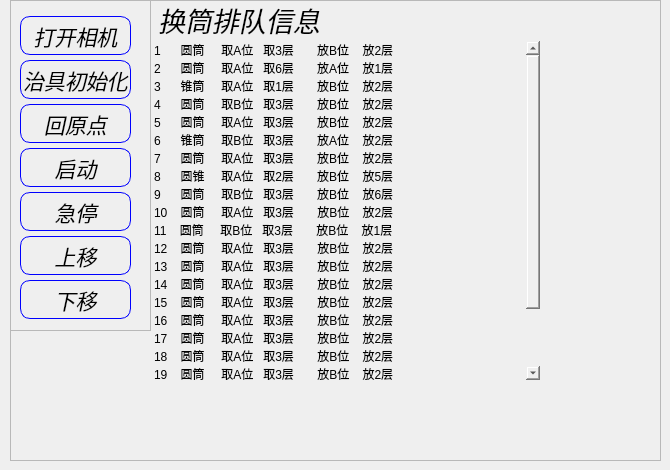
     <widget class="QWidget" name="window_auto_widget">
      <widget class="QFrame" name="frame_6">
       <property name="geometry">
        <rect>
         <x>10</x>
         <y>0</y>
         <width>651</width>
         <height>461</height>
        </rect>
       </property>
       <property name="frameShape">
        <enum>QFrame::StyledPanel</enum>
       </property>
       <property name="frameShadow">
        <enum>QFrame::Raised</enum>
       </property>
       <widget class="QListWidget" name="listWidget_3">
        <property name="geometry">
         <rect>
          <x>140</x>
          <y>40</y>
          <width>391</width>
          <height>341</height>
         </rect>
        </property>
        <property name="styleSheet">
         <string notr="true">background:transparent;</string>
        </property>
        <item>
         <property name="text">
          <string>1      圆筒     取A位   取3层       放B位    放2层       </string>
         </property>
        </item>
        <item>
         <property name="text">
          <string>2      圆筒     取A位   取6层       放A位    放1层       </string>
         </property>
        </item>
        <item>
         <property name="text">
          <string>3      锥筒     取A位   取1层       放B位    放2层       </string>
         </property>
        </item>
        <item>
         <property name="text">
          <string>4      圆筒     取B位   取3层       放B位    放2层       </string>
         </property>
        </item>
        <item>
         <property name="text">
          <string>5      圆筒     取A位   取3层       放B位    放2层       </string>
         </property>
        </item>
        <item>
         <property name="text">
          <string>6      锥筒     取B位   取3层       放A位    放2层       </string>
         </property>
        </item>
        <item>
         <property name="text">
          <string>7      圆筒     取A位   取3层       放B位    放2层       </string>
         </property>
        </item>
        <item>
         <property name="text">
          <string>8      圆锥     取A位   取2层       放B位    放5层       </string>
         </property>
        </item>
        <item>
         <property name="text">
          <string>9      圆筒     取B位   取3层       放B位    放6层       </string>
         </property>
        </item>
        <item>
         <property name="text">
          <string>10    圆筒     取A位   取3层       放B位    放2层       </string>
         </property>
        </item>
        <item>
         <property name="text">
          <string>11    圆筒     取B位   取3层       放B位    放1层       </string>
         </property>
        </item>
        <item>
         <property name="text">
          <string>12    圆筒     取A位   取3层       放B位    放2层       </string>
         </property>
        </item>
        <item>
         <property name="text">
          <string>13    圆筒     取A位   取3层       放B位    放2层       </string>
         </property>
        </item>
        <item>
         <property name="text">
          <string>14    圆筒     取A位   取3层       放B位    放2层       </string>
         </property>
        </item>
        <item>
         <property name="text">
          <string>15    圆筒     取A位   取3层       放B位    放2层       </string>
         </property>
        </item>
        <item>
         <property name="text">
          <string>16    圆筒     取A位   取3层       放B位    放2层       </string>
         </property>
        </item>
        <item>
         <property name="text">
          <string>17    圆筒     取A位   取3层       放B位    放2层       </string>
         </property>
        </item>
        <item>
         <property name="text">
          <string>18    圆筒     取A位   取3层       放B位    放2层       </string>
         </property>
        </item>
        <item>
         <property name="text">
          <string>19    圆筒     取A位   取3层       放B位    放2层       </string>
         </property>
        </item>
        <item>
         <property name="text">
          <string>20    圆筒     取A位   取3层       放B位    放2层       </string>
         </property>
        </item>
        <item>
         <property name="text">
          <string>21    圆筒     取A位   取3层       放B位    放2层       </string>
         </property>
        </item>
        <item>
         <property name="text">
          <string>22    圆筒     取A位   取3层       放B位    放2层       </string>
         </property>
        </item>
       </widget>
       <widget class="QLabel" name="label_123">
        <property name="geometry">
         <rect>
          <x>148</x>
          <y>4</y>
          <width>171</width>
          <height>31</height>
         </rect>
        </property>
        <property name="font">
         <font>
          <family>Arial</family>
          <pointsize>20</pointsize>
          <weight>50</weight>
          <italic>true</italic>
          <bold>false</bold>
         </font>
        </property>
        <property name="styleSheet">
         <string notr="true">color: rgb(0, 0, 0);</string>
        </property>
        <property name="text">
         <string>换筒排队信息</string>
        </property>
       </widget>
       <widget class="QFrame" name="frame_19">
        <property name="geometry">
         <rect>
          <x>0</x>
          <y>0</y>
          <width>141</width>
          <height>331</height>
         </rect>
        </property>
        <property name="frameShape">
         <enum>QFrame::StyledPanel</enum>
        </property>
        <property name="frameShadow">
         <enum>QFrame::Raised</enum>
        </property>
        <widget class="QPushButton" name="pushButton_10">
         <property name="geometry">
          <rect>
           <x>10</x>
           <y>280</y>
           <width>111</width>
           <height>39</height>
          </rect>
         </property>
         <property name="font">
          <font>
           <family>Arial</family>
           <pointsize>16</pointsize>
           <weight>50</weight>
           <italic>true</italic>
           <bold>false</bold>
          </font>
         </property>
         <property name="styleSheet">
          <string notr="true">QPushButton{
 background:transparent;
 color: rgb(0, 0, 0);
 border-style:outset;
 border:1px solid blue;
 border-radius:10px
}

QPushButton:hover{
 background-color: rgb(45, 104, 125);
 border-style: inset;
}

QPushButton:checked{ 
 background-color: rgb(6, 99, 130);
 color: blue;
}</string>
         </property>
         <property name="text">
          <string>下移</string>
         </property>
         <property name="icon">
          <iconset resource="../qrc/tupian/zz.qrc">
           <normaloff>:/z/down.png</normaloff>:/z/down.png</iconset>
         </property>
         <property name="iconSize">
          <size>
           <width>35</width>
           <height>26</height>
          </size>
         </property>
        </widget>
        <widget class="QPushButton" name="pushButton_7">
         <property name="geometry">
          <rect>
           <x>10</x>
           <y>192</y>
           <width>111</width>
           <height>39</height>
          </rect>
         </property>
         <property name="font">
          <font>
           <family>Arial</family>
           <pointsize>16</pointsize>
           <weight>50</weight>
           <italic>true</italic>
           <bold>false</bold>
          </font>
         </property>
         <property name="styleSheet">
          <string notr="true">QPushButton{
 background:transparent;
 color: rgb(0, 0, 0);
 border-style:outset;
 border:1px solid blue;
 border-radius:10px
}

QPushButton:hover{
 background-color: rgb(45, 104, 125);
 border-style: inset;
}

QPushButton:checked{ 
 background-color: rgb(6, 99, 130);
 color: blue;
}</string>
         </property>
         <property name="text">
          <string>急停</string>
         </property>
         <property name="icon">
          <iconset resource="../qrc/tupian/zz.qrc">
           <normaloff>:/z/stop1.png</normaloff>:/z/stop1.png</iconset>
         </property>
         <property name="iconSize">
          <size>
           <width>31</width>
           <height>48</height>
          </size>
         </property>
        </widget>
        <widget class="QPushButton" name="pushButton_6">
         <property name="geometry">
          <rect>
           <x>10</x>
           <y>148</y>
           <width>111</width>
           <height>39</height>
          </rect>
         </property>
         <property name="font">
          <font>
           <family>Arial</family>
           <pointsize>16</pointsize>
           <weight>50</weight>
           <italic>true</italic>
           <bold>false</bold>
          </font>
         </property>
         <property name="styleSheet">
          <string notr="true">QPushButton{
 background:transparent;
 color: rgb(0, 0, 0);
 border-style:outset;
 border:1px solid blue;
 border-radius:10px
}

QPushButton:hover{
 background-color: rgb(45, 104, 125);
 border-style: inset;
}

QPushButton:checked{ 
 background-color: rgb(6, 99, 130);
 color: blue;
}</string>
         </property>
         <property name="text">
          <string>启动</string>
         </property>
         <property name="icon">
          <iconset resource="../qrc/tupian/zz.qrc">
           <normaloff>:/z/start.png</normaloff>:/z/start.png</iconset>
         </property>
         <property name="iconSize">
          <size>
           <width>53</width>
           <height>29</height>
          </size>
         </property>
        </widget>
        <widget class="QPushButton" name="pushButton_14">
         <property name="geometry">
          <rect>
           <x>10</x>
           <y>16</y>
           <width>111</width>
           <height>39</height>
          </rect>
         </property>
         <property name="font">
          <font>
           <family>Arial</family>
           <pointsize>16</pointsize>
           <weight>50</weight>
           <italic>true</italic>
           <bold>false</bold>
          </font>
         </property>
         <property name="styleSheet">
          <string notr="true">QPushButton{
 background:transparent;
 color: rgb(0, 0, 0);
 border-style:outset;
 border:1px solid blue;
 border-radius:10px
}

QPushButton:hover{
 background-color: rgb(45, 104, 125);
 border-style: inset;
}

QPushButton:checked{ 
 background-color: rgb(6, 99, 130);
 color: blue;
}</string>
         </property>
         <property name="text">
          <string>打开相机</string>
         </property>
         <property name="icon">
          <iconset resource="../qrc/tupian/zz.qrc">
           <normaloff>:/z/camera.png</normaloff>:/z/camera.png</iconset>
         </property>
         <property name="iconSize">
          <size>
           <width>22</width>
           <height>31</height>
          </size>
         </property>
        </widget>
        <widget class="QPushButton" name="pushButton_9">
         <property name="geometry">
          <rect>
           <x>10</x>
           <y>236</y>
           <width>111</width>
           <height>39</height>
          </rect>
         </property>
         <property name="font">
          <font>
           <family>Arial</family>
           <pointsize>16</pointsize>
           <weight>50</weight>
           <italic>true</italic>
           <bold>false</bold>
          </font>
         </property>
         <property name="styleSheet">
          <string notr="true">QPushButton{
 background:transparent;
 color: rgb(0, 0, 0);
 border-style:outset;
 border:1px solid blue;
 border-radius:10px
}

QPushButton:hover{
 background-color: rgb(45, 104, 125);
 border-style: inset;
}

QPushButton:checked{ 
 background-color: rgb(6, 99, 130);
 color: blue;
}</string>
         </property>
         <property name="text">
          <string>上移</string>
         </property>
         <property name="icon">
          <iconset resource="../qrc/tupian/zz.qrc">
           <normaloff>:/z/up.png</normaloff>:/z/up.png</iconset>
         </property>
         <property name="iconSize">
          <size>
           <width>31</width>
           <height>53</height>
          </size>
         </property>
        </widget>
        <widget class="QPushButton" name="pushButton_11">
         <property name="geometry">
          <rect>
           <x>10</x>
           <y>104</y>
           <width>111</width>
           <height>39</height>
          </rect>
         </property>
         <property name="font">
          <font>
           <family>Arial</family>
           <pointsize>16</pointsize>
           <weight>50</weight>
           <italic>true</italic>
           <bold>false</bold>
          </font>
         </property>
         <property name="styleSheet">
          <string notr="true">QPushButton{
 background:transparent;
 color: rgb(0, 0, 0);
 border-style:outset;
 border:1px solid blue;
 border-radius:10px
}

QPushButton:hover{
 background-color: rgb(45, 104, 125);
 border-style: inset;
}

QPushButton:checked{ 
 background-color: rgb(6, 99, 130);
 color: blue;
}</string>
         </property>
         <property name="text">
          <string>回原点</string>
         </property>
        </widget>
        <widget class="QPushButton" name="pushButton_8">
         <property name="geometry">
          <rect>
           <x>10</x>
           <y>60</y>
           <width>111</width>
           <height>39</height>
          </rect>
         </property>
         <property name="font">
          <font>
           <family>Arial</family>
           <pointsize>16</pointsize>
           <weight>50</weight>
           <italic>true</italic>
           <bold>false</bold>
          </font>
         </property>
         <property name="styleSheet">
          <string notr="true">QPushButton{
 background:transparent;
 color: rgb(0, 0, 0);
 border-style:outset;
 border:1px solid blue;
 border-radius:10px
}

QPushButton:hover{
 background-color: rgb(45, 104, 125);
 border-style: inset;
}

QPushButton:checked{ 
 background-color: rgb(6, 99, 130);
 color: blue;
}</string>
         </property>
         <property name="text">
          <string>治具初始化</string>
         </property>
        </widget>
       </widget>
      </widget>
     </widget>
